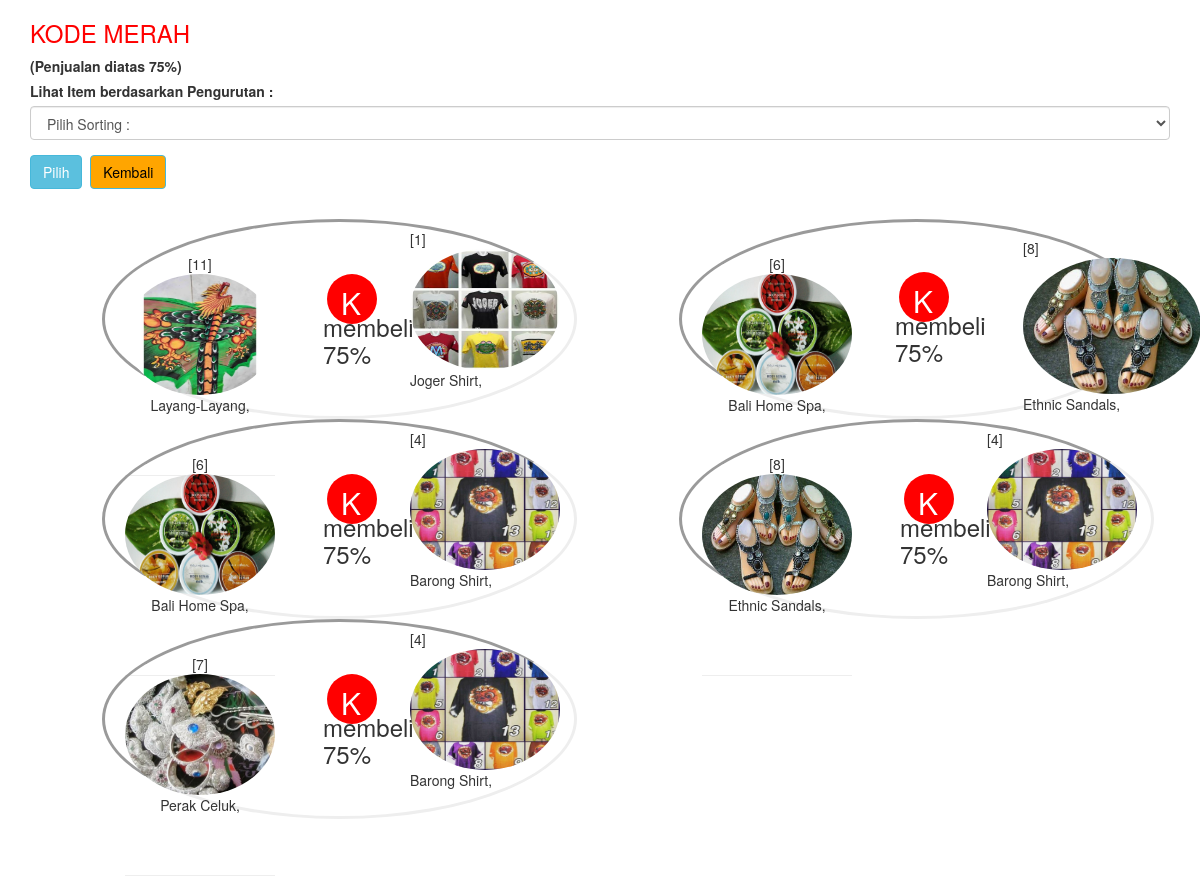
Screenshot of /VISUALISASI_HASIL_APRIORI/seleksi_itemmerah.php (signed in) with the database file from the repository.
### tables this page shows
CREATE TABLE `itemc2` (
  `id_itemc2` int(5) NOT NULL,
  `id_toko` int(5) NOT NULL,
  `kditem1` varchar(5) NOT NULL,
  `kditem2` varchar(5) NOT NULL,
  `support_count` int(5) NOT NULL,
  `persen_support` double NOT NULL,
  `lift_ratio` double NOT NULL
);

CREATE TABLE `item` (
  `id_item` int(5) NOT NULL,
  `kditem` varchar(5) NOT NULL,
  `id_toko` int(5) NOT NULL,
  `merk` varchar(25) NOT NULL,
  `jenis` varchar(50) NOT NULL,
  `gambar_item` varchar(100) NOT NULL,
  `harga` double NOT NULL,
  `deskripsi` text NOT NULL,
  `stok` int(4) NOT NULL,
  `views` int(9) NOT NULL
);

### public_html/VISUALISASI_HASIL_APRIORI/seleksi_itemmerah.php (the view, shortened to what this page needs)
<!DOCTYPE html>
<html>
<head>
	<link rel="stylesheet" href="../css/style_visualisasi.css">
    <link rel="stylesheet" href="../css/bootstrap2.min.css">
</head>
<body>
<?php
include "../header_session/login_inner.php";
?>
	<?php
	$strRule=mysqli_query($conn,"SELECT * FROM rule WHERE id_toko='$idtoko' AND kdrule='R2'");
        $dataRule=mysqli_fetch_array($strRule,MYSQLI_ASSOC);
        $nRule=$dataRule['minsupport']; echo'
        <div class="container">
        <form method="post"><div class="form-group"><div class="form-group">
        <label for="sel1"><h3 style="color:red;">KODE MERAH</h3> (Penjualan diatas 75%)</label><br>
        <label for="sel1">Lihat Item berdasarkan Pengurutan :</label>';
            echo'
            <select class="form-control" name="kolom" required>
                <option value="" >Pilih Sorting :</option>
                <option value="persen_support">Top 5 Penjualan Teratas</option>
                <option value="support_count">Top 5 Penjualan Terendah</option>
                <option value="">Seleksi dengan kondisi</option>
         </select>
        </div>
        <div class="form-group">
       <table>
    <tr>
    <td><div class="form-group">
        <input type="submit" class="btn btn-info" value="Pilih"></form></div></td><td>&nbsp;&nbsp;</td>
    <td><div class="form-group">
        <form action="pola_2item.php" method="post">
        <input type="submit" name="reset" class="btn btn-info" value="Kembali" style="background:orange;color:black;"></form></div></td>
    </tr>
    </table>
    </div>
    </div>
</form>
</div>';
        if (isset($_POST['kolom'])) {
            $result=trim($_POST['kolom']);
            if ($_POST['kolom']=="persen_support") {
                $result=mysqli_query($conn,"SELECT * FROM itemc2 WHERE id_toko='$idtoko' AND persen_support >='$nRule'ORDER BY persen_support DESC LIMIT 5");
                echo "Data Diurutkan berdasarkan <h3><i>Top 5 penjualan tertinggi</i></h3>";
                ?>
                <form method="post" action=""><button type="submit" name="reset">Hapus Filter</button></form><?php
            }
            else if ($_POST['kolom']=="support_count") {
                $result=mysqli_query($conn,"SELECT * FROM itemc2 WHERE id_toko='$idtoko' AND persen_support >='$nRule' ORDER BY persen_support ASC LIMIT 5");
                echo "Data Diurutkan berdasarkan <h3><i>Top 5 penjualan terendah</i></h3>";
                ?>
                <form method="post" action=""><button type="submit" name="reset">Hapus Filter</button></form><?php
            } else{
                header("location:seleksi_itemmerah_kondisi.php");
            }
        }
    else {
        $result=mysqli_query($conn,"SELECT * FROM itemc2 WHERE id_toko='$idtoko' AND persen_support >='$nRule'ORDER BY persen_support");
        }
		while($rowC2 = mysqli_fetch_array($result,MYSQLI_ASSOC))
		{
            $C2kditem1=$rowC2['kditem1']; $C2kditem2=$rowC2['kditem2'];
			$kditem=$C2kditem1;
			$query_T=mysqli_query($conn,"SELECT * FROM transaksi WHERE id_toko='$idtoko' AND kditem='$kditem' ");
			$num_T=mysqli_num_rows($query_T);
			$support_count=$rowC2['support_count'];
			$Confidence=$support_count/$num_T*100; $persensupport = substr($Confidence,0,5)."%";
			if ($persensupport >= 75) {
				$MerkItem1=mysqli_query($conn,"SELECT * FROM item WHERE id_toko='$idtoko' AND kditem='$C2kditem1'");
			$DataMerkItem1=mysqli_fetch_array($MerkItem1,MYSQLI_ASSOC);?> <div id="circle_2kiri"><div class="circle_2itemkiri"><?php echo "[".$DataMerkItem1['kditem']."]"."<br><img src='../gambar/produk/".$DataMerkItem1['gambar_item']."'><br>".$DataMerkItem1['merk'].",";?></div><div class="circle_merah"><H2>K</H2><?php echo "<h3>membeli $persensupport</h3>";?></div><?php
				$MerkItem2=mysqli_query($conn,"SELECT * FROM item WHERE id_toko='$idtoko' AND kditem='$C2kditem2' ");
			$DataMerkItem2=mysqli_fetch_array($MerkItem2,MYSQLI_ASSOC);?> <div class="circle_2itemkanan"><?php echo "[".$DataMerkItem2['kditem']."]"."<br><img src='../gambar/produk/".$DataMerkItem2['gambar_item']."'><br>".$DataMerkItem2['merk'].",";
				?></div></div>
			<?php }
			$kditem=$C2kditem2;
			$query_T2=mysqli_query($conn,"SELECT * FROM transaksi WHERE id_toko='$idtoko' AND kditem='$kditem' ");
			$num_T2=mysqli_num_rows($query_T2);
			$support_count2=$rowC2['support_count'];
			$Confidence2=$support_count2/$num_T2*100; $persensupport2 = substr($Confidence2,0,5)."%";
			if ($persensupport2 >= 75 ) {
				$MerkItem2=mysqli_query($conn,"SELECT * FROM item WHERE id_toko='$idtoko' AND kditem='$C2kditem2' ");
				$DataMerkItem2=mysqli_fetch_array($MerkItem2,MYSQLI_ASSOC);?> <div id="circle_2kiri"><div class="circle_2itemkiri"><?php echo "[".$DataMerkItem2['kditem']."]"."<br><img src='../gambar/produk/".$DataMerkItem2['gambar_item']."'><br>".$DataMerkItem2['merk'].",";
				?><br><br><br><hr></div>
				<div class="circle_merah2"><H2>K</H2><?php echo "<h3>membeli $persensupport2</h3>";?></div>
				<?php
				$MerkItem1=mysqli_query($conn,"SELECT * FROM item WHERE id_toko='$idtoko' AND kditem='$C2kditem1' ");
					$DataMerkItem1=mysqli_fetch_array($MerkItem1,MYSQLI_ASSOC);?><div class="circle_2itemkanan_r"> <?php echo "[".$DataMerkItem1['kditem']."]"."<br><img src='../gambar/produk/".$DataMerkItem1['gambar_item']."'><br>".$DataMerkItem1['merk'].",";?> </div></div>
				<?php
			}
	}?>
	</body>
</html>

### public_html/css/style_visualisasi.css (style rules this page uses)
#circle_2kiri { border-radius: 50%; border-style: inset; width: 475px; height: 200px; float: left; margin-left: 102px; }
.circle_2itemkiri { ; margin-left: 20px; margin-top:32px; float: left; text-align: center; }
.circle_2itemkiri img { border-radius: 50%; width: 150px; height: 121px; display: inline-block; }
.circle_2itemkanan { margin-left: 341px; margin-top: -177px; float: left; display: inline-block; }
.circle_2itemkanan img { border-radius: 50%; width: 178px; height: 136px; display: inline-block; }
.circle_2itemkanan_r { margin-left: 305px; margin-top: -267px; float: left; display: inline-block; }
.circle_2itemkanan_r img { border-radius: 50%; width: 150px; height: 121px; display: inline-block; }
.circle_merah { background: red; border-radius: 50%; width: 50px; height: 50px; margin-left: 47px; margin-top: 50px; float: left; display: inline-block; }
.circle_merah h2 { margin-top: 12px; margin-left: 14px; color: white; }
.circle_merah h3 { margin-top: -15px; margin-left: -4px; display: inline-block; }
.circle_merah2 { background: red; border-radius: 50%; width: 50px; height: 50px; margin-left: 52px; margin-top: 52px; float: left; display: inline-block; }
.circle_merah2 h2 { margin-top: 12px; margin-left: 14px; color: white; }
.circle_merah2 h3 { margin-top: -15px; margin-left: -4px; display: inline-block; }

### rows the page displays
itemc2: item.kditem "11", item.gambar_item (picture), item.merk "Layang-Layang", support_count "75%", item.kditem "1", item.merk "Joger Shirt"
itemc2: item.kditem "6", item.gambar_item (picture), item.merk "Bali Home Spa", support_count "75%", item.kditem "8", item.merk "Ethnic Sandals"
itemc2: item.kditem "6", item.gambar_item (picture), item.merk "Bali Home Spa", support_count "75%", item.kditem "4", item.merk "Barong Shirt"
itemc2: item.kditem "8", item.gambar_item (picture), item.merk "Ethnic Sandals", support_count "75%", item.kditem "4", item.merk "Barong Shirt"
itemc2: item.kditem "7", item.gambar_item (picture), item.merk "Perak Celuk", support_count "75%", item.kditem "4", item.merk "Barong Shirt"
